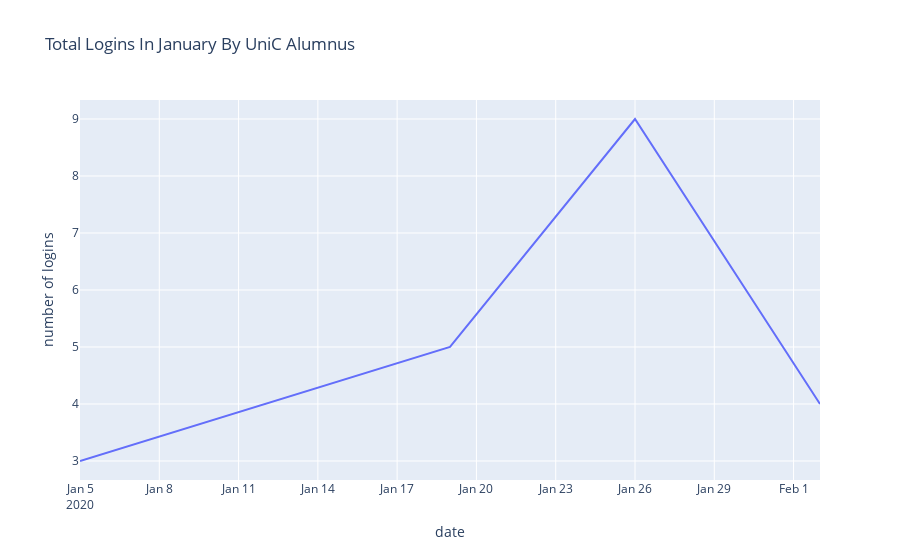

The notebook cell saved with this chart:
### Code cell
from chart_helper import make_login_chart
from queries import make_queries_get_df

login_by_january_df = make_queries_get_df('''
  SELECT status, association, todate(login_time) as date
  FROM user_by_activity 
  WHERE month = 1
  AND login_time >= '2020-01-01T00:00:00'
  AND login_time < '2020-02-01T00:00:00';
  ''')

make_login_chart(login_by_january_df, 'Total Logins In January By UniC Alumnus', 'uniC', 'alumnus', 'w', 'line')

### Figure 1 — Plotly figure (JSON) as saved in the notebook; plotly's stock layout.template omitted (floating-point values rounded to 4 significant figures)
{"data": [{"hovertemplate": "date=%{x}<br>number of logins=%{y}<extra></extra>", "legendgroup": "", "line": {"color": "#636efa", "dash": "solid"}, "mode": "lines", "name": "", "orientation": "v", "showlegend": false, "type": "scatter", "x": ["2020-01-05T00:00:00", "2020-01-12T00:00:00", "2020-01-19T00:00:00", "2020-01-26T00:00:00", "2020-02-02T00:00:00"], "xaxis": "x", "y": [3, 4, 5, 9, 4], "yaxis": "y"}], "layout": {"legend": {"tracegroupgap": 0}, "title": {"text": "Total Logins In January By UniC Alumnus"}, "xaxis": {"anchor": "y", "domain": [0, 1], "title": {"text": "date"}}, "yaxis": {"anchor": "x", "domain": [0, 1], "title": {"text": "number of logins"}}}}
